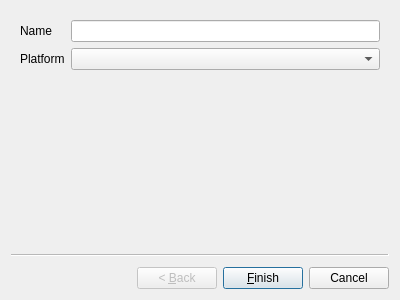
<?xml version="1.0" encoding="UTF-8"?>
<ui version="4.0">
    <class>ImportCalibrationDialog</class>
    <widget class="QWizard" name="ImportCalibrationDialog">
        <property name="geometry">
            <rect>
                <x>0</x>
                <y>0</y>
                <width>400</width>
                <height>300</height>
            </rect>
        </property>
        <property name="windowTitle">
            <string>Load Calibration</string>
        </property>
        <widget class="QWizardPage" name="wizardPage1">
            <layout class="QVBoxLayout" name="verticalLayout">
                <item>
                    <layout class="QFormLayout" name="formLayout">
                        <item row="1" column="0">
                            <widget class="QLabel" name="label">
                                <property name="text">
                                    <string>Platform</string>
                                </property>
                            </widget>
                        </item>
                        <item row="1" column="1">
                            <widget class="QComboBox" name="comboPlatform"/>
                        </item>
                        <item row="0" column="0">
                            <widget class="QLabel" name="label_2">
                                <property name="text">
                                    <string>Name</string>
                                </property>
                            </widget>
                        </item>
                        <item row="0" column="1">
                            <widget class="QLineEdit" name="linePath">
                                <property name="readOnly">
                                    <bool>true</bool>
                                </property>
                            </widget>
                        </item>
                    </layout>
                </item>
            </layout>
        </widget>
    </widget>
    <resources/>
    <connections/>
</ui>
